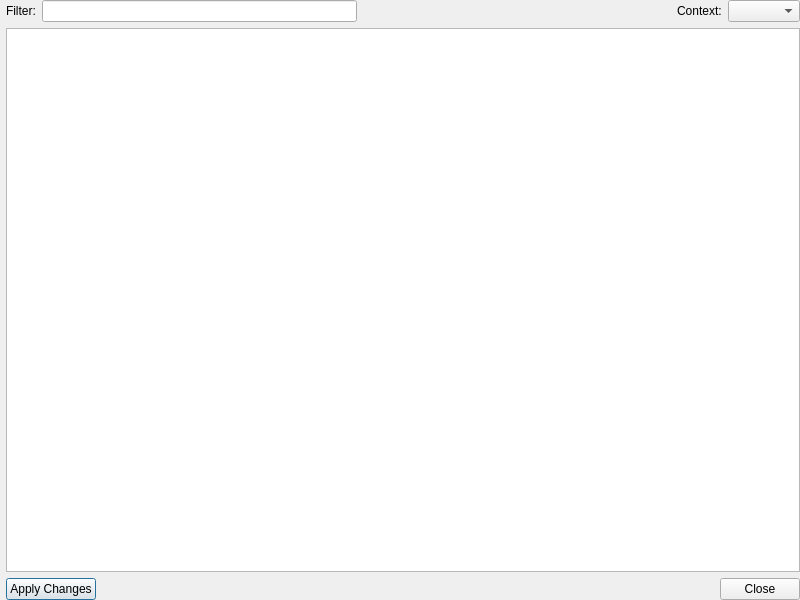
<?xml version="1.0" encoding="UTF-8"?>
<ui version="4.0">
 <class>ReplacementChooser</class>
 <widget class="QDialog" name="ReplacementChooser">
  <property name="geometry">
   <rect>
    <x>0</x>
    <y>0</y>
    <width>800</width>
    <height>600</height>
   </rect>
  </property>
  <property name="windowTitle">
   <string>Choose matches to Apply</string>
  </property>
  <layout class="QVBoxLayout" name="verticalLayout">
   <property name="leftMargin">
    <number>6</number>
   </property>
   <property name="topMargin">
    <number>0</number>
   </property>
   <property name="rightMargin">
    <number>0</number>
   </property>
   <property name="bottomMargin">
    <number>0</number>
   </property>
   <item>
    <layout class="QHBoxLayout" name="horizontalLayout" stretch="0,0">
     <item>
      <widget class="QLabel" name="label">
       <property name="toolTip">
        <string>List only the table rows which contain the text you enter.</string>
       </property>
       <property name="text">
        <string>Filter:</string>
       </property>
      </widget>
     </item>
     <item>
      <widget class="QLineEdit" name="leFilter"/>
     </item>
     <item>
      <spacer name="horizontalSpacer1">
       <property name="orientation">
        <enum>Qt::Horizontal</enum>
       </property>
       <property name="sizeHint" stdset="0">
        <size>
         <width>20</width>
         <height>10</height>
        </size>
       </property>
      </spacer>
     </item>
     <item>
      <widget class="QLabel" name="ctxlbl">
       <property name="toolTip">
        <string>Select the amount of context before and after the match in characters</string>
       </property>
       <property name="text">
        <string>Context:</string>
       </property>
      </widget>
     </item>
     <item>
      <widget class="QComboBox" name="amtcb">
       <property name="sizePolicy">
        <sizepolicy hsizetype="Fixed" vsizetype="Fixed">
         <horstretch>0</horstretch>
         <verstretch>0</verstretch>
        </sizepolicy>
       </property>
       <property name="editable">
        <bool>false</bool>
       </property>
      </widget>
     </item>
    </layout>
   </item>
   <item>
    <widget class="QTreeView" name="chooserTree">
     <property name="sizePolicy">
      <sizepolicy hsizetype="Expanding" vsizetype="Expanding">
       <horstretch>0</horstretch>
       <verstretch>0</verstretch>
      </sizepolicy>
     </property>
     <property name="showDropIndicator" stdset="0">
      <bool>false</bool>
     </property>
     <property name="alternatingRowColors">
      <bool>true</bool>
     </property>
     <property name="selectionMode">
      <enum>QAbstractItemView::ExtendedSelection</enum>
     </property>
     <property name="uniformRowHeights">
      <bool>true</bool>
     </property>
     <property name="sortingEnabled">
      <bool>false</bool>
     </property>
    </widget>
   </item>
   <item>
    <layout class="QHBoxLayout" name="horizontalLayout_2">
     <item>
      <widget class="QPushButton" name="Apply">
       <property name="toolTip">
        <string>Apply the replacements listed in the table.</string>.
       </property>
       <property name="text">
        <string>Apply Changes</string>
       </property>
      </widget>
     </item>
     <item>
      <spacer name="horizontalSpacer_2">
       <property name="orientation">
        <enum>Qt::Horizontal</enum>
       </property>
       <property name="sizeHint" stdset="0">
        <size>
         <width>40</width>
         <height>20</height>
        </size>
       </property>
      </spacer>
     </item>
     <item>
      <widget class="QDialogButtonBox" name="buttonBox">
       <property name="standardButtons">
        <set>QDialogButtonBox::Close</set>
       </property>
      </widget>
     </item>
    </layout>
   </item>
  </layout>
 </widget>
 <resources/>
 <connections/>
</ui>
